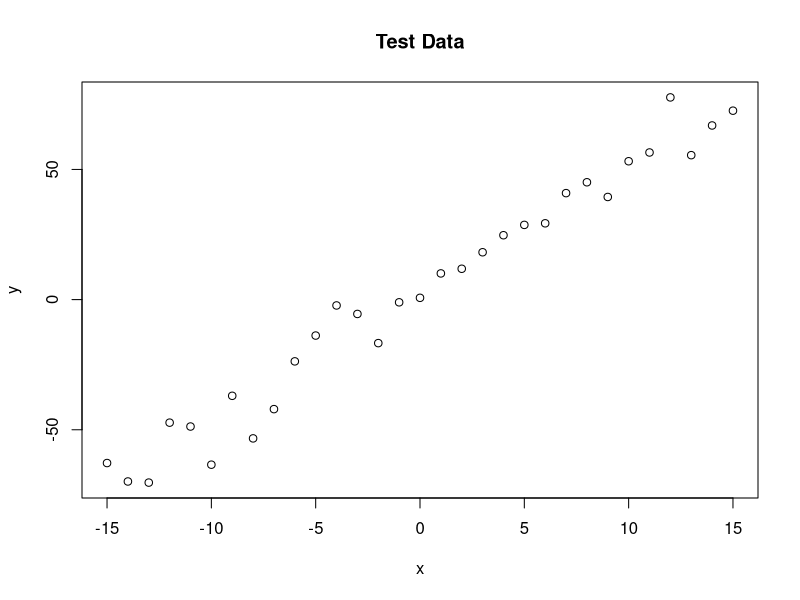

This chart was generated by the following R code: (Note: this script raises an error after producing the figure.)
# Creating test data
trueA <- 5
trueB <- 0
trueSd <- 10
sampleSize <- 31

# create independent x-values 
x <- (-(sampleSize - 1) / 2): ((sampleSize - 1) / 2)
# create dependent values according to ax + b + N(0,sd)
y <-  trueA * x + trueB + rnorm(n = sampleSize, mean = 0, sd = trueSd)

plot(x, y, main = "Test Data")

######################################################################


# Example: plot the likelihood profile of the slope a
slopevalues <- function(x) { return (likelihood(c(x, trueB, trueSd)))}
slopelikelihoods <- lapply(seq(3, 7, by = .05), slopevalues)
plot(seq(3, 7, by = .05), slopelikelihoods, type = "l", xlab = "values of slope parameter a", ylab = "Log likelihood")

######################################################################
# Prior distribution

######################################################################

# Posterior distribution

######################################################################

######## Metropolis algorithm ################ 

## Starting at a random parameter value
## Choosing a new parameter value close to the old value based on some probability density that is called the proposal function
## Jumping to this new point with a probability p(new)/p(old), where p is the target function, and p>1 means jumping as well

startvalue = c(4,0,10)
chain = run_metropolis_MCMC(startvalue, 10000)

burnIn = 5000
acceptance = 1-mean(duplicated(chain[-(1:burnIn),]))

######################################################################
### Summary: #######################



# for comparison:
summary(lm(y~x))